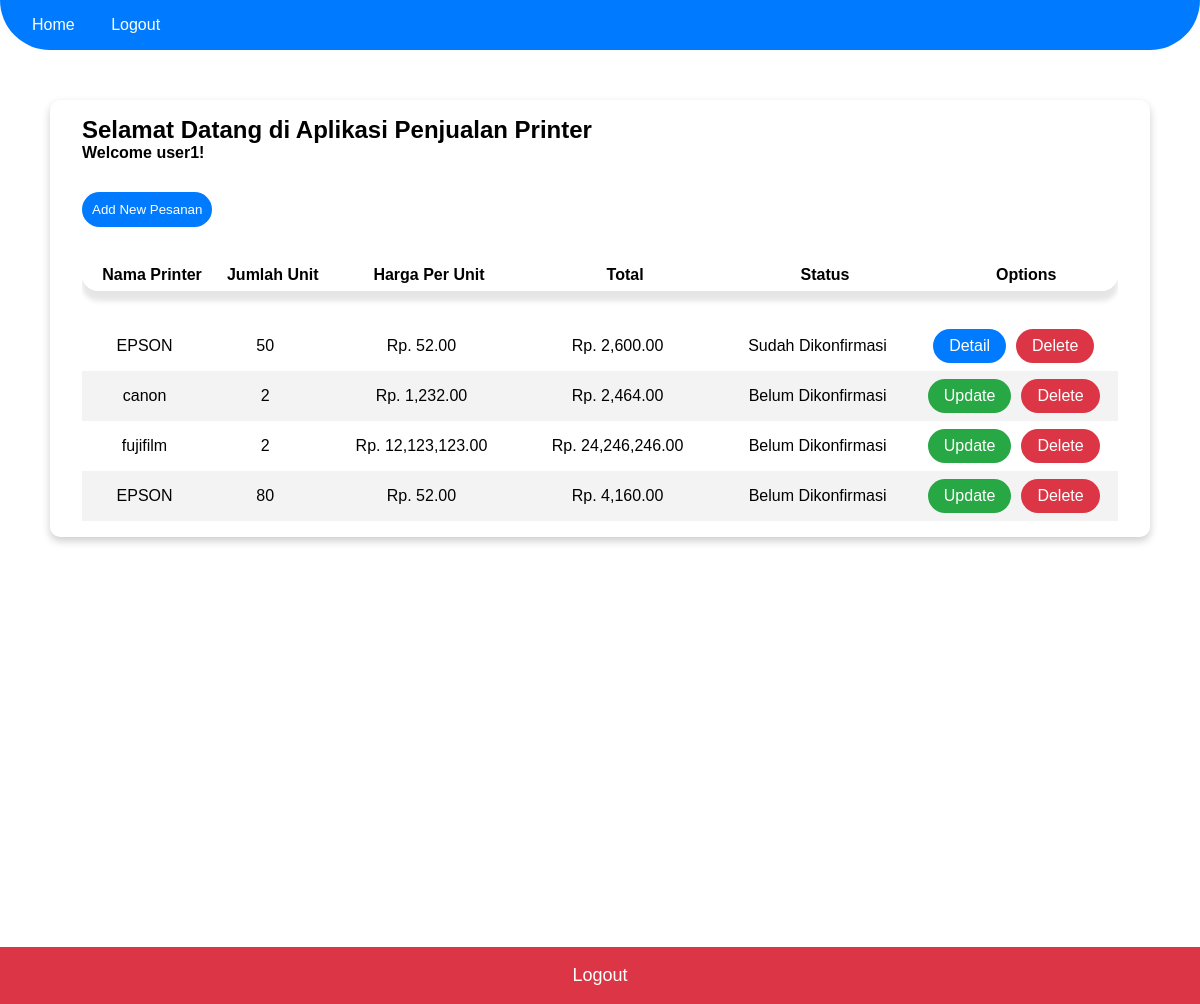
Page / (signed in) on the committed database.
### tables this page shows
CREATE TABLE `tb_transaksi` (
  `idtransaksi` int(10) NOT NULL AUTO_INCREMENT,
  `idprinter` int(10) NOT NULL,
  `jumlah` int(10) NOT NULL,
  `userid` int(10) NOT NULL,
  `userid2` int(10) NOT NULL,
  `printer_tbl` int(10) NOT NULL,
  `transaksi_tbl` int(10) NOT NULL,
  PRIMARY KEY (`idtransaksi`)
);

CREATE TABLE `tb_printer` (
  `idprinter` int(10) NOT NULL AUTO_INCREMENT,
  `namaprinter` varchar(50) NOT NULL,
  `spesifikasi` varchar(50) NOT NULL,
  `harga` int(10) NOT NULL,
  PRIMARY KEY (`idprinter`)
);

### index.php (the view, shortened to what this page needs)
<?php include_once('process/Conn.php');?>
<?php
    $result = $Conn->query(" SELECT tb_transaksi.idtransaksi, tb_printer.namaprinter,
                            tb_transaksi.jumlah, tb_printer.harga,
                            tb_transaksi.userid2 FROM
                            tb_transaksi INNER JOIN tb_printer ON
                            tb_printer.idprinter = tb_transaksi.idprinter ");
    $resultArray = $result->fetch_all(MYSQLI_ASSOC);
?>
<!DOCTYPE html>
<html lang="en">
<head>
    <link rel="stylesheet" type="text/css" href="css/style.css">
</head>
<body>
    <div class="navbar">
        <ul>
            <li><a href="index.php">Home</a></li>
            <li><a href="process/logout.php">Logout</a></li>
        </ul>
    </div>
    <div class="container">
        <div class="card">
        <h2>Selamat Datang di Aplikasi Penjualan Printer</h2>
        <h4>Welcome <?= $_SESSION['user']?>!</h4>
        <?= ($_SESSION['user'] != "admin") ? '<button id="adduser" class="button" style="margin-top:30px; padding:10px" onclick="showAddUser();">Add New Pesanan</button>' : '' ?>
        <div class="table-wrapper">
        <table class="styled-table">
            <thead>
                <tr>
                    <th>Nama Printer</th>
                    <th>Jumlah Unit</th>
                    <th>Harga Per Unit</th>
                    <th>Total</th>
                    <th>Status</th>
                    <th>Options</th>
                </tr>
            </thead>
            <tbody>
                <?php foreach( $resultArray as $hasil ) : ?>
                <tr class="active-row">
                        <td><?=$hasil['namaprinter']?></td>
                        <td><?=$hasil['jumlah']?></td>
                        <td> <?= "Rp. " . number_format($hasil['harga'],2,'.',',') ?></td>
                        <td><?= "Rp. " . number_format($hasil['jumlah'] * $hasil['harga'],2,'.',',') ?></td>
                        <td><?= ( $hasil['userid2'] == 1 ) ? "Sudah Dikonfirmasi" : "Belum Dikonfirmasi" ?></td>
                        <td>
                            <div class="btn-group">
                                <?= ( $_SESSION['user'] == "admin" ) ? ( ($hasil['userid2'] == 0) ? ('<button> <a style="color:white;" href="process/konfirmasi.php?id='. $hasil['idtransaksi'] .'">Konfirmasi</a> </button>') : ('Done') ) : ( ($hasil['userid2'] != 0) ? ('<div class="btn-group">
    <button id="detailModalButton" style="background-color:#007bff; width:100%;"> <a style="text-decoration: none; color:white;" href="detail.php?id='.$hasil['idtransaksi'].'"> Detail</button>
    <button onclick="konfirmasi(this,user)" style="color:white;" data-id="'. $hasil['idtransaksi'] .'">Delete</button>
</div>') : ('<div class="btn-group">
<button data-id="'. $hasil['idtransaksi'] .'" data-idprinter="'. $hasil['namaprinter'] .'" data-jumlah="'. $hasil['jumlah'] .'" onclick="updateUser(this);">Update</button>
<button onclick="konfirmasi(this,user)" style="color:white;" data-id="'. $hasil['idtransaksi'] .'">Delete</button>
</div>') )?>
                            </div>
                        </td>
                </tr>
                <?php endforeach;?>
            </tbody>
        </table>
        </div>
    </div>
    </div>
    <button class="logout"> <a style="color:white;" href="process/logout.php">Logout</a> </button>
</body>
</html>

### css/style.css (style rules this page uses)
* { margin: 0; padding: 0; box-sizing: border-box; font-family: sans-serif; }
html, body { height: 100%; }
.navbar { background-color: #007bff; border-radius: 0 0 50px 50px; padding: 0 0 0 1em; }
.navbar li { display: inline-block; border-radius: 50px; }
.navbar a { padding: 1em 1em; color: white; }
.card { box-shadow: 0 4px 8px 0 rgba(0,0,0,0.2); transition: 0.7s; padding: 1em 2em; background-color: white; border-radius: 10px; }
.btn-group { display: flex; justify-content: center; }
.btn-group button { border: none; color: white; padding: .5em 1em; margin: 0 10px 0 0; cursor: pointer; font-size: 1em; border-radius: 25px; }
.btn-group button:first-child { background-color: #28a745; }
.btn-group button:last-child { background-color: #dc3545; }
.styled-table { border-collapse:collapse; font-size: 12pt; margin-top: 1em; width: 100%; text-align: center; border-radius: 25px 25px 0 0; }
.table-wrapper { margin-top: 1em; overflow-x: auto; overflow-y: auto; width: 100%; }
tbody:before { content:"@"; display:block; line-height:30px; text-indent:-99999px; }
.styled-table thead tr { height: 2em; border-radius: 25px; margin-bottom: 50px; box-shadow: 0 10px 5px 0 rgba(0, 0, 0, .1); }
.styled-table thead tr th { padding: 0 0 0 15px }
.styled-table td:last-child { padding: 0 !important; margin: 0 !important; }
.styled-table td:not(:last-child) { padding: 1em 2vw; }
.styled-table tbody tr:nth-of-type(even) { background-color: #f3f3f3; }
.styled-table tbody tr:nth-of-type(odd) { background-color: #fff; }
.button { color: white; background-color: #007bff; font-size: 10pt; border-radius: 25px; border: none; cursor: pointer; }
.container { padding: 50px; }
a { display: block; text-decoration: none; height: 100%; margin:0px; }
.logout { cursor: pointer; font-size: large; background-color: #dc3545; color: white; padding: 1em 2em; width: 100%; margin-top: 30%; border: none; }

### rows in the picture
tb_transaksi: idprinter.namaprinter "EPSON", jumlah "50", idprinter.harga "52.00", $hasil['jumlah']*$hasil['harga'] "2,600.00", userid2 "Sudah Dikonfirmasi"
tb_transaksi: idprinter.namaprinter "canon", jumlah "2", idprinter.harga "1,232.00", $hasil['jumlah']*$hasil['harga'] "2,464.00", userid2 "Belum Dikonfirmasi"
tb_transaksi: idprinter.namaprinter "fujifilm", jumlah "2", idprinter.harga "12,123,123.00", $hasil['jumlah']*$hasil['harga'] "24,246,246.00", userid2 "Belum Dikonfirmasi"
tb_transaksi: idprinter.namaprinter "EPSON", jumlah "80", idprinter.harga "52.00", $hasil['jumlah']*$hasil['harga'] "4,160.00", userid2 "Belum Dikonfirmasi"

### other values in the picture
$_SESSION['user'] "user1"
